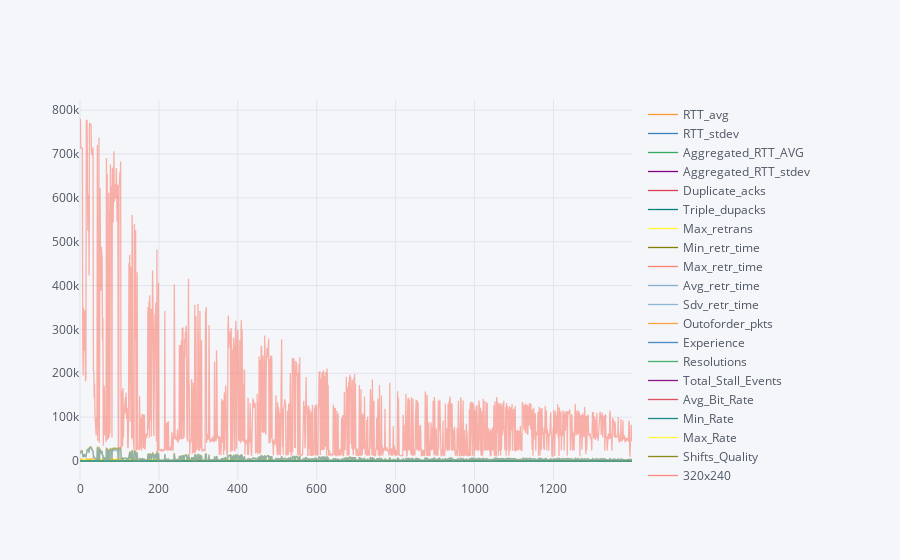

Write notebook code for a chart like this one.
### Code cell
dataset.iplot()

### Figure 1 — Plotly figure (JSON) as saved in the notebook; plotly's stock layout.template omitted (floating-point values rounded to 4 significant figures; data arrays with more than 128 entries replaced by an {"elided": "..."} marker saying what was removed)
{"data": [{"line": {"color": "rgba(255, 153, 51, 1.0)", "dash": "solid", "shape": "linear", "width": 1.3}, "mode": "lines", "name": "RTT_avg", "text": "", "type": "scatter", "uid": "83690e3f-b55c-4a0e-a690-57ce1f104fda", "x": {"elided": "1400 int values"}, "y": {"elided": "1400 float values"}}, {"line": {"color": "rgba(55, 128, 191, 1.0)", "dash": "solid", "shape": "linear", "width": 1.3}, "mode": "lines", "name": "RTT_stdev", "text": "", "type": "scatter", "uid": "cd5cff45-fac1-402c-81a2-04d75a95ab61", "x": {"elided": "1400 int values"}, "y": {"elided": "1400 float values"}}, {"line": {"color": "rgba(50, 171, 96, 1.0)", "dash": "solid", "shape": "linear", "width": 1.3}, "mode": "lines", "name": "Aggregated_RTT_AVG", "text": "", "type": "scatter", "uid": "a82648d4-9ae9-43d9-be52-bf0fa57284db", "x": {"elided": "1400 int values"}, "y": {"elided": "1400 float values"}}, {"line": {"color": "rgba(128, 0, 128, 1.0)", "dash": "solid", "shape": "linear", "width": 1.3}, "mode": "lines", "name": "Aggregated_RTT_stdev", "text": "", "type": "scatter", "uid": "550ca9ec-2911-4ab4-b625-05d153fc1796", "x": {"elided": "1400 int values"}, "y": {"elided": "1400 float values"}}, {"line": {"color": "rgba(219, 64, 82, 1.0)", "dash": "solid", "shape": "linear", "width": 1.3}, "mode": "lines", "name": "Duplicate_acks", "text": "", "type": "scatter", "uid": "0fcda81e-cb09-4e22-9c6c-8e884a7b0ea0", "x": {"elided": "1400 int values"}, "y": {"elided": "1400 int values"}}, {"line": {"color": "rgba(0, 128, 128, 1.0)", "dash": "solid", "shape": "linear", "width": 1.3}, "mode": "lines", "name": "Triple_dupacks", "text": "", "type": "scatter", "uid": "b7e9acc9-7774-457c-8286-aa64034fdb37", "x": {"elided": "1400 int values"}, "y": {"elided": "1400 int values"}}, {"line": {"color": "rgba(255, 255, 51, 1.0)", "dash": "solid", "shape": "linear", "width": 1.3}, "mode": "lines", "name": "Max_retrans", "text": "", "type": "scatter", "uid": "241eee2c-9dbc-4c12-b277-526bff8744d8", "x": {"elided": "1400 int values"}, "y": {"elided": "1400 int values"}}, {"line": {"color": "rgba(128, 128, 0, 1.0)", "dash": "solid", "shape": "linear", "width": 1.3}, "mode": "lines", "name": "Min_retr_time", "text": "", "type": "scatter", "uid": "b8c85615-9bb9-445e-9737-15609baf79c1", "x": {"elided": "1400 int values"}, "y": {"elided": "1400 int values"}}, {"line": {"color": "rgba(251, 128, 114, 1.0)", "dash": "solid", "shape": "linear", "width": 1.3}, "mode": "lines", "name": "Max_retr_time", "text": "", "type": "scatter", "uid": "19b640ac-9188-4511-8efa-d93b6d82681b", "x": {"elided": "1400 int values"}, "y": {"elided": "1400 int values"}}, {"line": {"color": "rgba(128, 177, 211, 1.0)", "dash": "solid", "shape": "linear", "width": 1.3}, "mode": "lines", "name": "Avg_retr_time", "text": "", "type": "scatter", "uid": "87a43cd3-ff49-4b74-a95a-4955880de361", "x": {"elided": "1400 int values"}, "y": {"elided": "1400 int values"}}, {"line": {"color": "rgba(128, 177, 211, 0.8999999999999999)", "dash": "solid", "shape": "linear", "width": 1.3}, "mode": "lines", "name": "Sdv_retr_time", "text": "", "type": "scatter", "uid": "31dc0161-2ba0-49e0-a162-1b11116f6b7d", "x": {"elided": "1400 int values"}, "y": {"elided": "1400 int values"}}, {"line": {"color": "rgba(255, 153, 51, 0.8999999999999999)", "dash": "solid", "shape": "linear", "width": 1.3}, "mode": "lines", "name": "Outoforder_pkts", "text": "", "type": "scatter", "uid": "097bc1d7-29fc-4fdb-b102-c1252184f03f", "x": {"elided": "1400 int values"}, "y": {"elided": "1400 int values"}}, {"line": {"color": "rgba(55, 128, 191, 0.8999999999999999)", "dash": "solid", "shape": "linear", "width": 1.3}, "mode": "lines", "name": "Experience", "text": "", "type": "scatter", "uid": "400b50ca-6e7c-4743-b655-02997e1cb2d0", "x": {"elided": "1400 int values"}, "y": {"elided": "1400 str values"}}, {"line": {"color": "rgba(50, 171, 96, 0.8999999999999999)", "dash": "solid", "shape": "linear", "width": 1.3}, "mode": "lines", "name": "Resolutions", "text": "", "type": "scatter", "uid": "d38f6b94-b220-449d-93bd-464ad4b7e121", "x": {"elided": "1400 int values"}, "y": {"elided": "1400 str values"}}, {"line": {"color": "rgba(128, 0, 128, 0.8999999999999999)", "dash": "solid", "shape": "linear", "width": 1.3}, "mode": "lines", "name": "Total_Stall_Events", "text": "", "type": "scatter", "uid": "41dfdd8a-dc64-4135-a9ed-2968e6f28c48", "x": {"elided": "1400 int values"}, "y": {"elided": "1400 int values"}}, {"line": {"color": "rgba(219, 64, 82, 0.8999999999999999)", "dash": "solid", "shape": "linear", "width": 1.3}, "mode": "lines", "name": "Avg_Bit_Rate", "text": "", "type": "scatter", "uid": "0b0eb4ba-6130-4122-af17-8d48c6d8eebb", "x": {"elided": "1400 int values"}, "y": {"elided": "1400 int values"}}, {"line": {"color": "rgba(0, 128, 128, 0.8999999999999999)", "dash": "solid", "shape": "linear", "width": 1.3}, "mode": "lines", "name": "Min_Rate", "text": "", "type": "scatter", "uid": "9d776038-f3a8-476f-9a62-b4d9b0d79b55", "x": {"elided": "1400 int values"}, "y": {"elided": "1400 int values"}}, {"line": {"color": "rgba(255, 255, 51, 0.8999999999999999)", "dash": "solid", "shape": "linear", "width": 1.3}, "mode": "lines", "name": "Max_Rate", "text": "", "type": "scatter", "uid": "2d6ce905-0f81-4ff8-8e31-fe34cc36fa18", "x": {"elided": "1400 int values"}, "y": {"elided": "1400 int values"}}, {"line": {"color": "rgba(128, 128, 0, 0.8999999999999999)", "dash": "solid", "shape": "linear", "width": 1.3}, "mode": "lines", "name": "Shifts_Quality", "text": "", "type": "scatter", "uid": "83b28afb-7da6-412d-85ab-d011096507a4", "x": {"elided": "1400 int values"}, "y": {"elided": "1400 int values"}}, {"line": {"color": "rgba(251, 128, 114, 0.8999999999999999)", "dash": "solid", "shape": "linear", "width": 1.3}, "mode": "lines", "name": "320x240", "text": "", "type": "scatter", "uid": "01b6c019-8dc5-4cce-a220-5edc7f8a4f6b", "x": {"elided": "1400 int values"}, "y": {"elided": "1400 int values"}}, {"line": {"color": "rgba(251, 128, 114, 0.7999999999999998)", "dash": "solid", "shape": "linear", "width": 1.3}, "mode": "lines", "name": "384x288", "text": "", "type": "scatter", "uid": "8fe6e17a-0aa7-4d44-8ba0-2aab8a98faa5", "x": {"elided": "1400 int values"}, "y": {"elided": "1400 int values"}}, {"line": {"color": "rgba(128, 177, 211, 0.7999999999999998)", "dash": "solid", "shape": "linear", "width": 1.3}, "mode": "lines", "name": "512x384", "text": "", "type": "scatter", "uid": "03e23593-5713-4c08-b48c-06f4b0511f7f", "x": {"elided": "1400 int values"}, "y": {"elided": "1400 int values"}}, {"line": {"color": "rgba(255, 153, 51, 0.7999999999999998)", "dash": "solid", "shape": "linear", "width": 1.3}, "mode": "lines", "name": "512x384.1", "text": "", "type": "scatter", "uid": "266d73e5-2a0f-4060-be95-aa60c6c24209", "x": {"elided": "1400 int values"}, "y": {"elided": "1400 int values"}}, {"line": {"color": "rgba(55, 128, 191, 0.7999999999999998)", "dash": "solid", "shape": "linear", "width": 1.3}, "mode": "lines", "name": "640x480", "text": "", "type": "scatter", "uid": "a98e6103-b302-4193-8c62-42888765c887", "x": {"elided": "1400 int values"}, "y": {"elided": "1400 int values"}}, {"line": {"color": "rgba(50, 171, 96, 0.7999999999999998)", "dash": "solid", "shape": "linear", "width": 1.3}, "mode": "lines", "name": "720x480", "text": "", "type": "scatter", "uid": "981e03c4-ba28-4579-82ae-716bb5cd7ad9", "x": {"elided": "1400 int values"}, "y": {"elided": "1400 int values"}}, {"line": {"color": "rgba(128, 0, 128, 0.7999999999999998)", "dash": "solid", "shape": "linear", "width": 1.3}, "mode": "lines", "name": "1280x720", "text": "", "type": "scatter", "uid": "178e2706-64a6-4d00-a65e-1e1399beb2d8", "x": {"elided": "1400 int values"}, "y": {"elided": "1400 int values"}}, {"line": {"color": "rgba(219, 64, 82, 0.7999999999999998)", "dash": "solid", "shape": "linear", "width": 1.3}, "mode": "lines", "name": "1280x720.1", "text": "", "type": "scatter", "uid": "7af93471-2a52-4a85-afdd-7a86a3db2902", "x": {"elided": "1400 int values"}, "y": {"elided": "1400 int values"}}, {"line": {"color": "rgba(0, 128, 128, 0.7999999999999998)", "dash": "solid", "shape": "linear", "width": 1.3}, "mode": "lines", "name": "1920x1080", "text": "", "type": "scatter", "uid": "6464a979-7366-4814-8bd7-77fded12d996", "x": {"elided": "1400 int values"}, "y": {"elided": "1400 int values"}}, {"line": {"color": "rgba(255, 255, 51, 0.7999999999999998)", "dash": "solid", "shape": "linear", "width": 1.3}, "mode": "lines", "name": "1920x1080.1", "text": "", "type": "scatter", "uid": "7318867b-fe31-4f23-bc2c-c1f722c5673d", "x": {"elided": "1400 int values"}, "y": {"elided": "1400 int values"}}, {"line": {"color": "rgba(128, 128, 0, 0.7999999999999998)", "dash": "solid", "shape": "linear", "width": 1.3}, "mode": "lines", "name": "Avg_stall", "text": "", "type": "scatter", "uid": "9c2201aa-bae7-407c-92e5-2b2e759569de", "x": {"elided": "1400 int values"}, "y": {"elided": "1400 float values"}}, {"line": {"color": "rgba(128, 128, 0, 0.7)", "dash": "solid", "shape": "linear", "width": 1.3}, "mode": "lines", "name": "Min_stall", "text": "", "type": "scatter", "uid": "96250f75-47c9-408b-9707-1cfdc9ad4556", "x": {"elided": "1400 int values"}, "y": {"elided": "1400 float values"}}, {"line": {"color": "rgba(251, 128, 114, 0.7)", "dash": "solid", "shape": "linear", "width": 1.3}, "mode": "lines", "name": "Max_tall", "text": "", "type": "scatter", "uid": "441e704c-bbdc-4feb-bd1a-9a5876ff71d9", "x": {"elided": "1400 int values"}, "y": {"elided": "1400 float values"}}, {"line": {"color": "rgba(128, 177, 211, 0.7)", "dash": "solid", "shape": "linear", "width": 1.3}, "mode": "lines", "name": "Total_Stalls", "text": "", "type": "scatter", "uid": "343f6180-b492-40af-9057-58ee2f9b5024", "x": {"elided": "1400 int values"}, "y": {"elided": "1400 float values"}}, {"line": {"color": "rgba(255, 153, 51, 0.7)", "dash": "solid", "shape": "linear", "width": 1.3}, "mode": "lines", "name": "Segments_High_or_Low_Resolutions", "text": "", "type": "scatter", "uid": "524d683e-e1de-4bb3-8f01-f721f148bdbf", "x": {"elided": "1400 int values"}, "y": {"elided": "1400 str values"}}, {"line": {"color": "rgba(55, 128, 191, 0.7)", "dash": "solid", "shape": "linear", "width": 1.3}, "mode": "lines", "name": "Segments_in_Low", "text": "", "type": "scatter", "uid": "9719a7ab-5f57-4db7-a3fe-5d60ed29c8a8", "x": {"elided": "1400 int values"}, "y": {"elided": "1400 int values"}}, {"line": {"color": "rgba(50, 171, 96, 0.7)", "dash": "solid", "shape": "linear", "width": 1.3}, "mode": "lines", "name": "Segments_in_High", "text": "", "type": "scatter", "uid": "fe95bbf4-257a-45cb-823c-064866f0af93", "x": {"elided": "1400 int values"}, "y": {"elided": "1400 int values"}}, {"line": {"color": "rgba(128, 0, 128, 0.7)", "dash": "solid", "shape": "linear", "width": 1.3}, "mode": "lines", "name": "lresolutionsbystall", "text": "", "type": "scatter", "uid": "ee4370d8-477a-4400-a885-c13cf14faf5c", "x": {"elided": "1400 int values"}, "y": {"elided": "1400 str values"}}, {"line": {"color": "rgba(219, 64, 82, 0.7)", "dash": "solid", "shape": "linear", "width": 1.3}, "mode": "lines", "name": "Bandwidth", "text": "", "type": "scatter", "uid": "eba22dfc-b977-4915-b0cd-c8592f83d995", "x": {"elided": "1400 int values"}, "y": {"elided": "1400 str values"}}, {"line": {"color": "rgba(0, 128, 128, 0.7)", "dash": "solid", "shape": "linear", "width": 1.3}, "mode": "lines", "name": "Packetloss", "text": "", "type": "scatter", "uid": "9a8cbbc3-a8c7-423f-9188-520cded4c122", "x": {"elided": "1400 int values"}, "y": {"elided": "1400 str values"}}, {"line": {"color": "rgba(255, 255, 51, 0.7)", "dash": "solid", "shape": "linear", "width": 1.3}, "mode": "lines", "name": "Hosts_Competitions", "text": "", "type": "scatter", "uid": "0f88093e-b486-4510-b99a-83cc9f09ea77", "x": {"elided": "1400 int values"}, "y": {"elided": "1400 str values"}}, {"line": {"color": "rgba(255, 255, 51, 0.5999999999999999)", "dash": "solid", "shape": "linear", "width": 1.3}, "mode": "lines", "name": "MPD", "text": "", "type": "scatter", "uid": "3b505bd5-bbb2-453b-8755-5aa8c92ad7e2", "x": {"elided": "1400 int values"}, "y": {"elided": "1400 str values"}}, {"line": {"color": "rgba(128, 128, 0, 0.5999999999999999)", "dash": "solid", "shape": "linear", "width": 1.3}, "mode": "lines", "name": "Total_Packets", "text": "", "type": "scatter", "uid": "bb10c4b8-d88b-4ded-b44a-c9add1740029", "x": {"elided": "1400 int values"}, "y": {"elided": "1400 int values"}}, {"line": {"color": "rgba(251, 128, 114, 0.5999999999999999)", "dash": "solid", "shape": "linear", "width": 1.3}, "mode": "lines", "name": "Througput", "text": "", "type": "scatter", "uid": "937e1317-4799-47df-9656-55cf0e3780af", "x": {"elided": "1400 int values"}, "y": {"elided": "1400 int values"}}, {"line": {"color": "rgba(128, 177, 211, 0.5999999999999999)", "dash": "solid", "shape": "linear", "width": 1.3}, "mode": "lines", "name": "RTT_Samples", "text": "", "type": "scatter", "uid": "a50770d4-5fc3-4940-936c-1ed89d3cd3aa", "x": {"elided": "1400 int values"}, "y": {"elided": "1400 int values"}}], "layout": {"legend": {"bgcolor": "#F5F6F9", "font": {"color": "#4D5663"}}, "paper_bgcolor": "#F5F6F9", "plot_bgcolor": "#F5F6F9", "title": {"font": {"color": "#4D5663"}}, "xaxis": {"gridcolor": "#E1E5ED", "showgrid": true, "tickfont": {"color": "#4D5663"}, "title": {"font": {"color": "#4D5663"}, "text": ""}, "zerolinecolor": "#E1E5ED"}, "yaxis": {"gridcolor": "#E1E5ED", "showgrid": true, "tickfont": {"color": "#4D5663"}, "title": {"font": {"color": "#4D5663"}, "text": ""}, "zerolinecolor": "#E1E5ED"}}}
